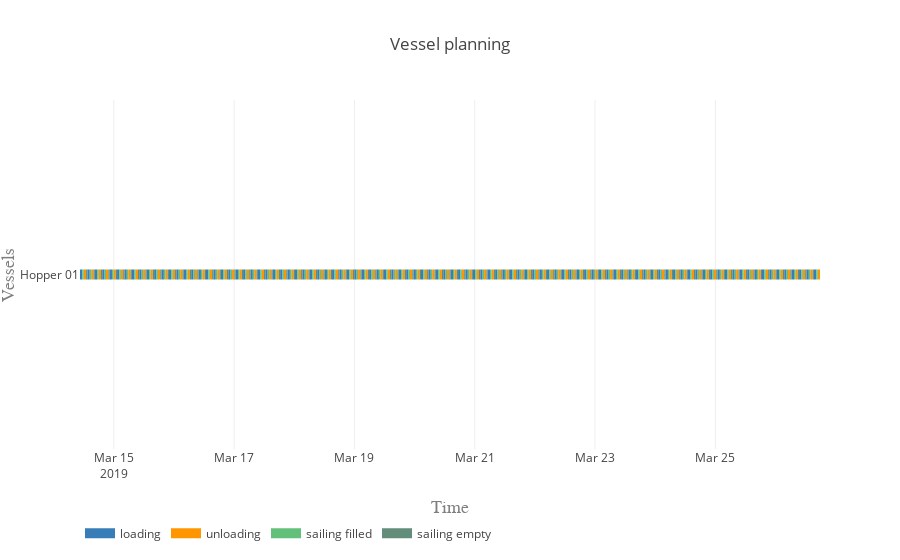

Notebook source saved alongside this figure:
### Markdown cell above
#### Vessel planning

### Code cell
vessels = [hopper]

activities = ['loading', 'unloading', 'sailing filled', 'sailing empty']
colors = {0:'rgb(55,126,184)', 1:'rgb(255,150,0)', 2:'rgb(98, 192, 122)', 3:'rgb(98, 141, 122)'}

plot.vessel_planning(vessels, activities, colors)

### Figure 1 — Plotly figure (JSON) as saved in the notebook; plotly's stock layout.template omitted (floating-point values rounded to 4 significant figures; data arrays with more than 128 entries replaced by an {"elided": "..."} marker saying what was removed)
{"data": [{"connectgaps": false, "hoverinfo": "y+name", "line": {"color": "rgb(55,126,184)", "width": 10}, "mode": "lines", "name": "loading", "type": "scatter", "uid": "060de992-fa11-48bf-b8be-262d1485d493", "x": {"elided": "500 str values"}, "y": {"elided": "500 str values"}}, {"connectgaps": false, "hoverinfo": "y+name", "line": {"color": "rgb(255,150,0)", "width": 10}, "mode": "lines", "name": "unloading", "type": "scatter", "uid": "2780defe-0201-4a08-876c-cbba652ee5dc", "x": {"elided": "500 str values"}, "y": {"elided": "500 str values"}}, {"connectgaps": false, "hoverinfo": "y+name", "line": {"color": "rgb(98, 192, 122)", "width": 10}, "mode": "lines", "name": "sailing filled", "type": "scatter", "uid": "3490ef24-53bc-447f-8f55-43a24ae74531", "x": {"elided": "500 str values"}, "y": {"elided": "500 str values"}}, {"connectgaps": false, "hoverinfo": "y+name", "line": {"color": "rgb(98, 141, 122)", "width": 10}, "mode": "lines", "name": "sailing empty", "type": "scatter", "uid": "3655e78a-364c-4ef0-b901-e9ff82fd09f8", "x": {"elided": "495 str values"}, "y": {"elided": "495 str values"}}], "layout": {"hovermode": "closest", "legend": {"orientation": "h", "x": 0, "y": -0.2}, "title": "Vessel planning", "xaxis": {"range": ["2019-03-14 10:30:22", "2019-03-26 17:44:44.511561"], "title": "Time", "titlefont": {"color": "#7f7f7f", "family": "Courier New, monospace", "size": 18}}, "yaxis": {"title": "Vessels", "titlefont": {"color": "#7f7f7f", "family": "Courier New, monospace", "size": 18}}}}
